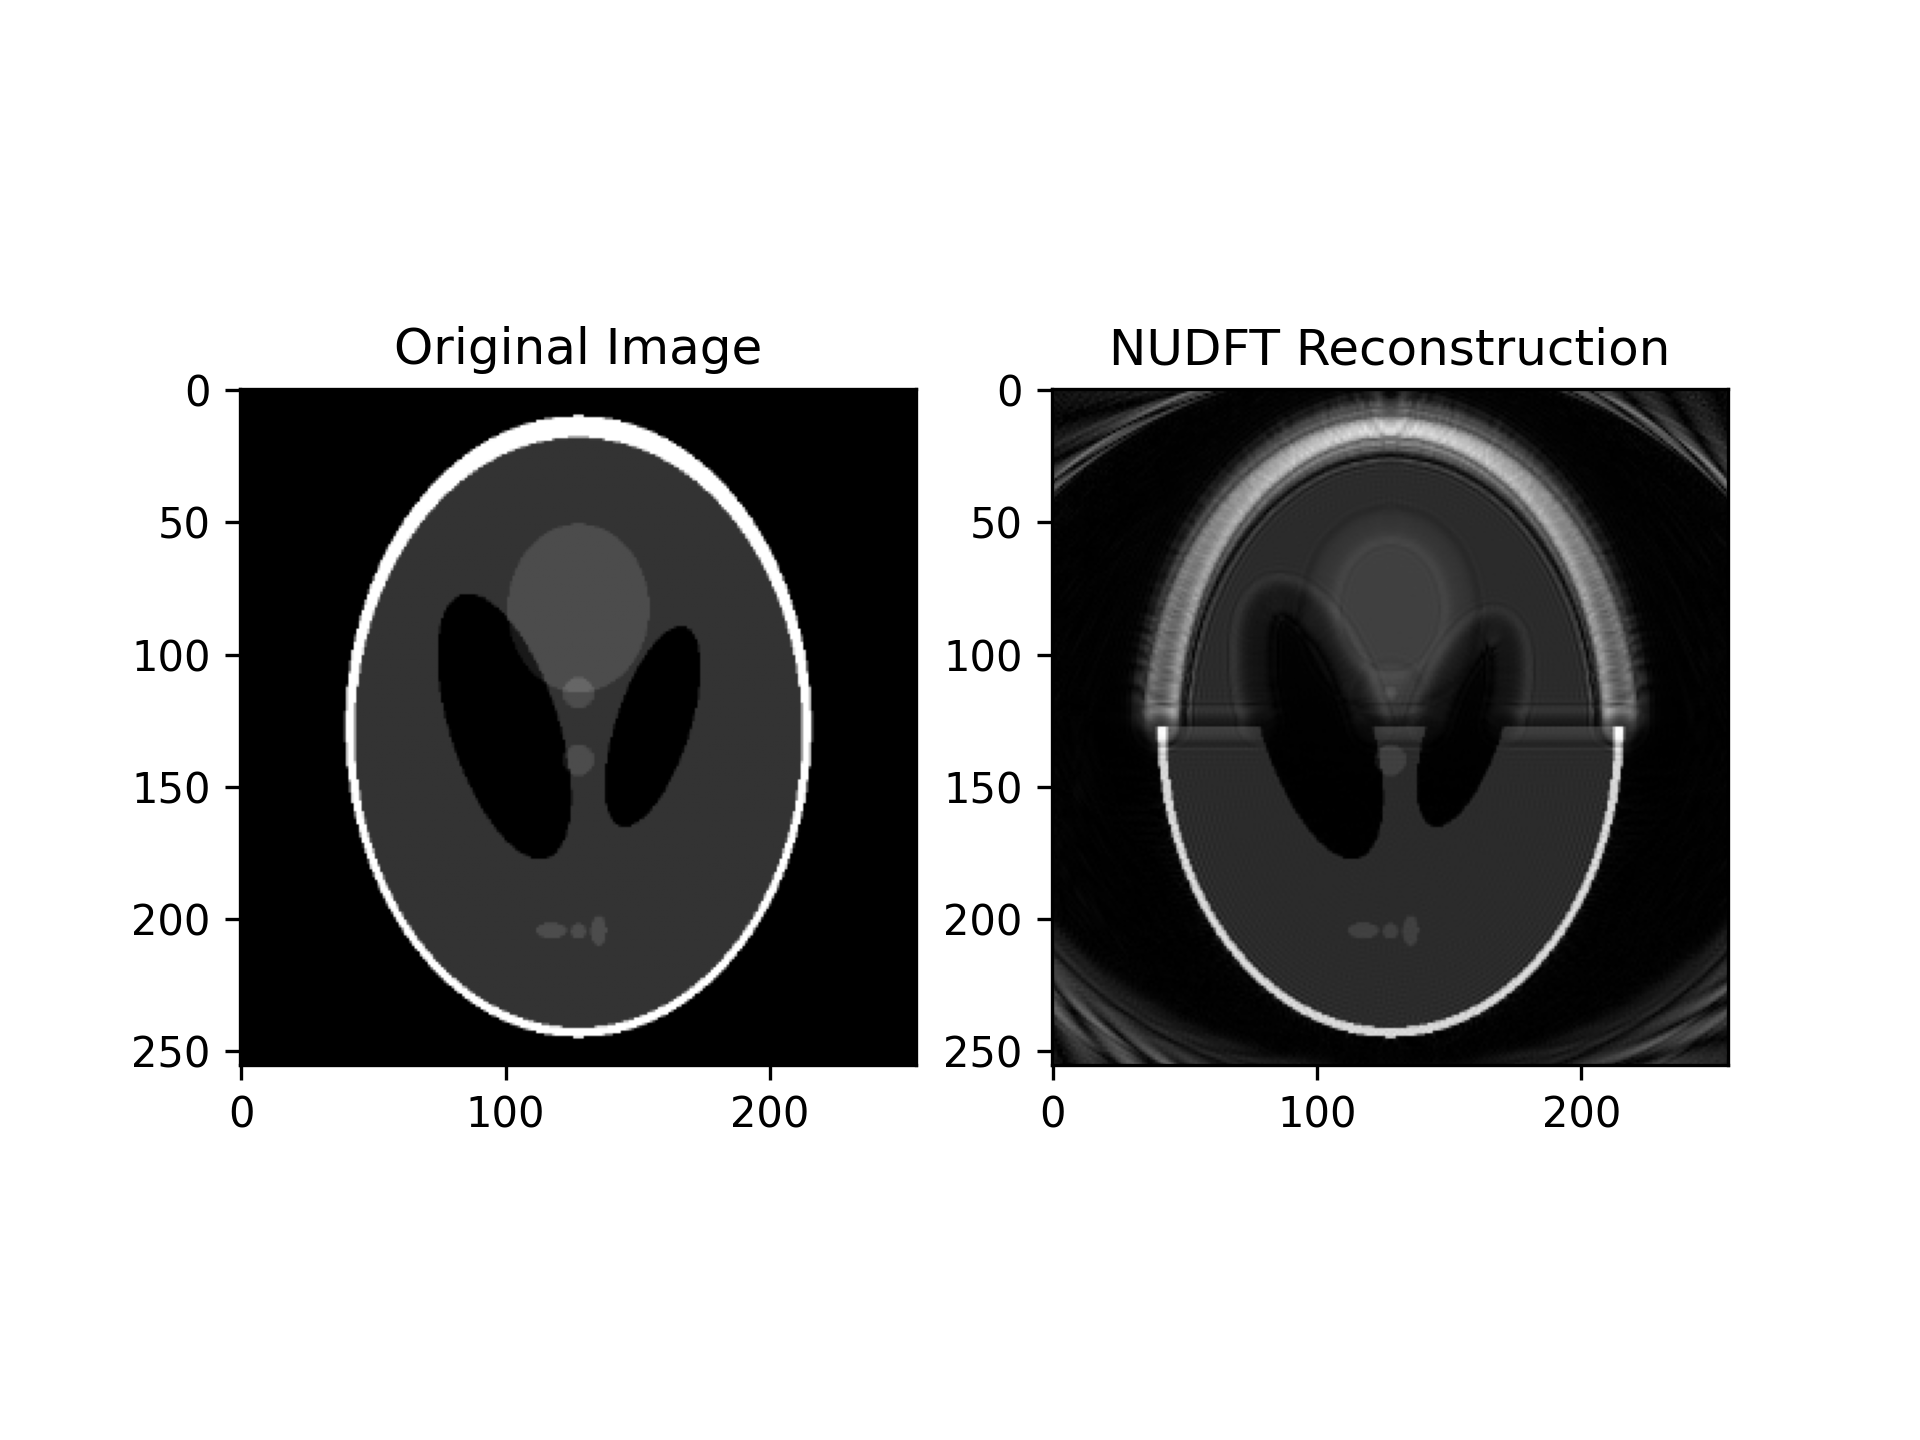

This figure's Python source:
import nudft
from numpy import *
from numpy.fft import *
from matplotlib.pyplot import *
from skimage import data, transform

nPix = 256

img = transform.resize(data.shepp_logan_phantom(), (nPix,nPix)).astype(complex128)

# derive Cartesian coord, load Spiral coord, Aera array
tupK_Cart = meshgrid(
    linspace(-nPix//2, nPix//2, nPix, endpoint=False),
    linspace(-nPix//2, nPix//2, nPix, endpoint=False),
    indexing='ij')[::-1]
arrK_Cart = array(tupK_Cart).transpose(1,2,0)
arrK = asarray(load("K.npy"))
arrAera = asarray(load("Aera.npy"))
nPE, nRO, _ = arrK.shape

# simulate image with offres effect
arrOm = zeros([nPix,nPix], dtype=complex128)
arrOm[:nPix//2,:] = (3.5e-6)*(2*pi)*(42.58e6)*(3) # fat@3T
arrM0_Offres = array([img*exp(1j*t*arrOm) for t in 2.5e-6*arange(nRO)])

print(arrM0_Offres.shape) # test

# simulate rawdata S using dft()
arrSig = zeros([nPE,nRO], dtype=complex128)
for iPE in range(nPE):
    arrSig[iPE,:] = nudft.dft(arrM0_Offres.reshape(nRO,-1), arrK_Cart.reshape(-1,2), arrK[iPE,:,:])

# reconstruct image using idft()
imgRec = nudft.idft((arrSig*arrAera).reshape(-1), arrK.reshape(-1,2), arrK_Cart.reshape(-1,2)).reshape(nPix,nPix)

# plot
figure()
subplot(121)
imshow(abs(img), cmap='gray')
title("Original Image")
subplot(122)
imshow(abs(imgRec), cmap='gray')
title("NUDFT Reconstruction")

savefig(__file__.replace(".py", ".png"), dpi=300)
# show()
